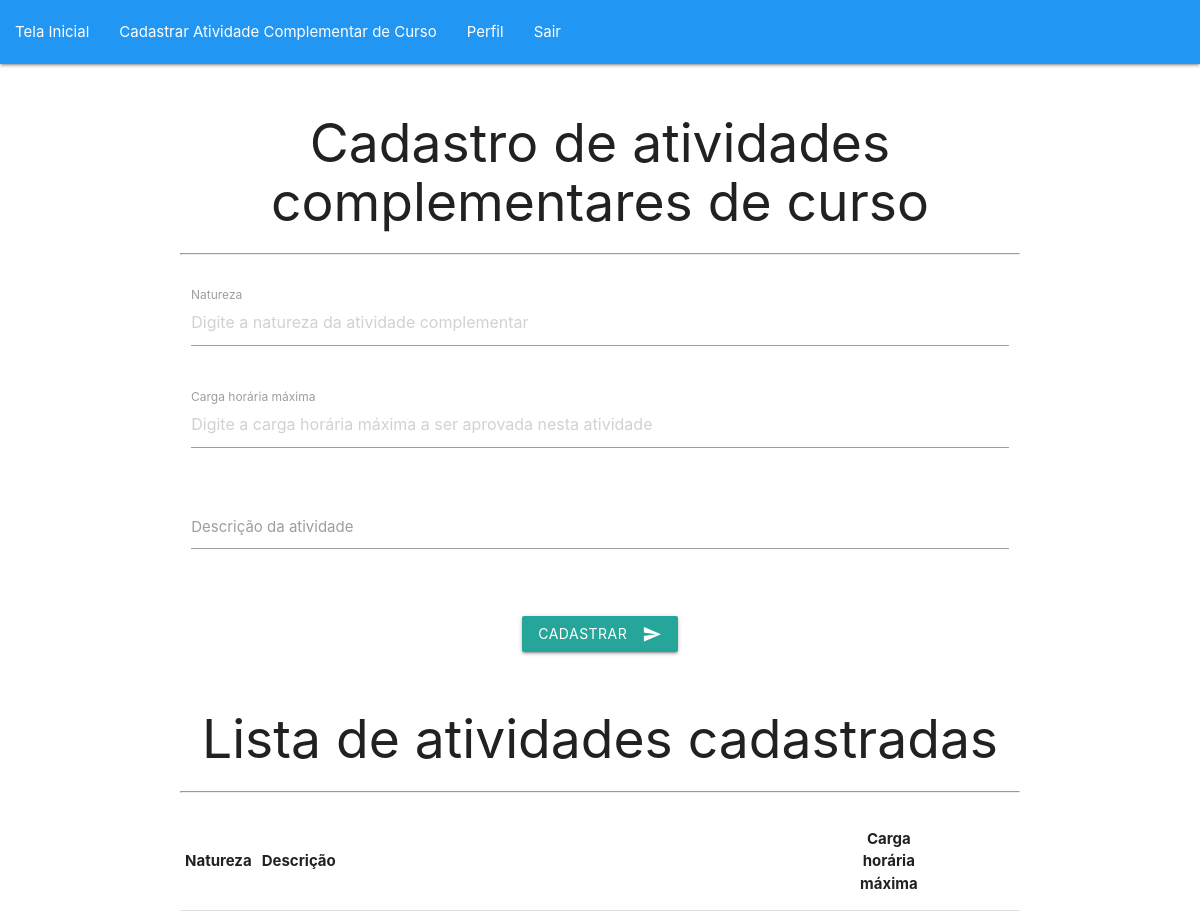
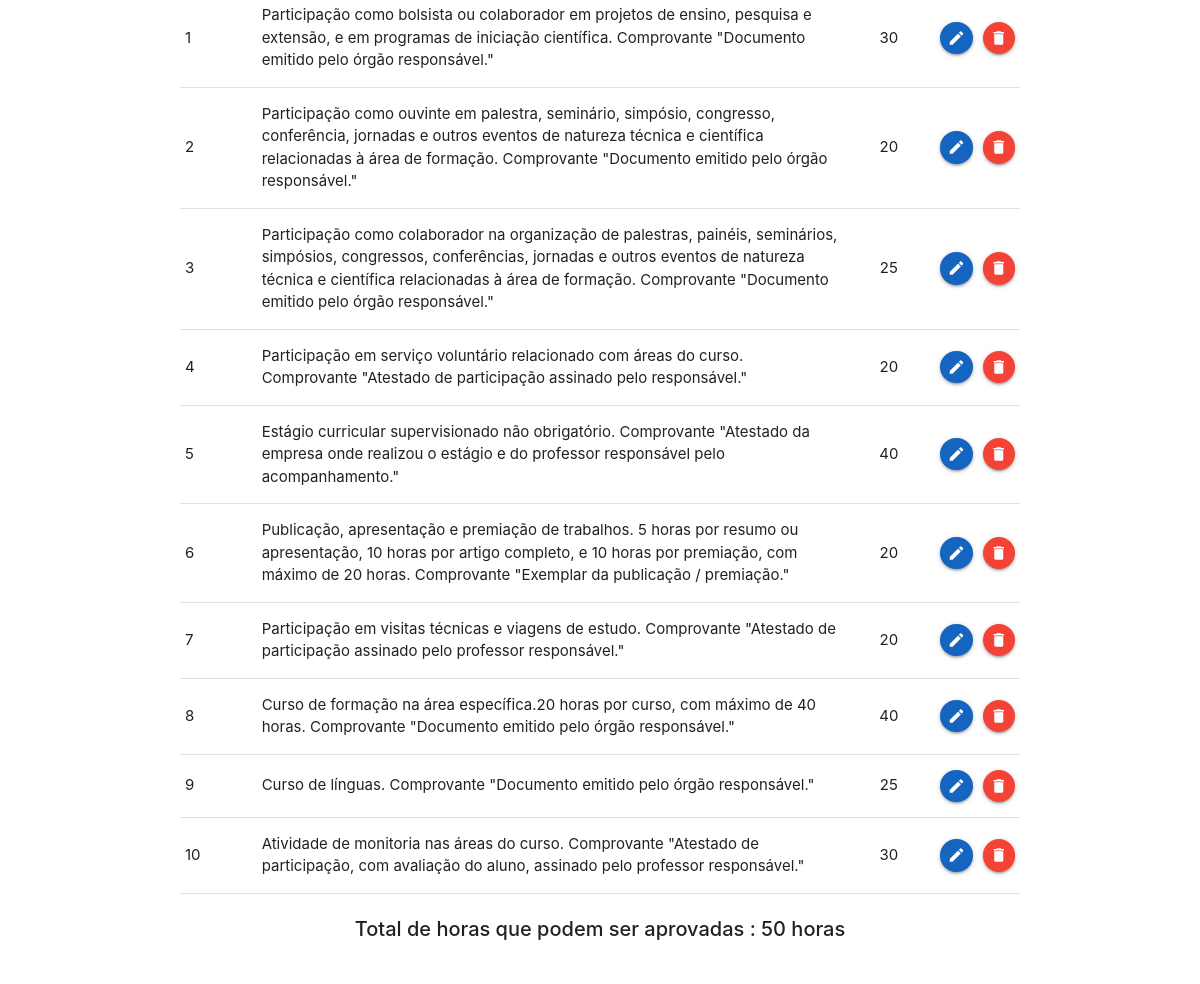
The page /testeCoordenador.php (signed in) on the database its author committed (2 pictures, top to bottom).
### tables this page shows
CREATE TABLE IF NOT EXISTS `atividade_complementar` (
  `id_atividade_complementar` int NOT NULL AUTO_INCREMENT,
  `natureza` int DEFAULT NULL,
  `descricao` text,
  `carga_horaria_maxima` int DEFAULT NULL,
  `id_curso` int DEFAULT NULL,
  PRIMARY KEY (`id_atividade_complementar`),
  KEY `fk_curso_atividade_complementar` (`id_curso`)
);

CREATE TABLE IF NOT EXISTS `curso` (
  `id_curso` int NOT NULL AUTO_INCREMENT,
  `nome_curso` varchar(255) NOT NULL,
  `carga_horaria` int NOT NULL,
  PRIMARY KEY (`id_curso`)
);

### conecta.php (called while the page is built, shortened)
<?php
function excutarSQL($mysql, $sql)
{
    $resultado = mysqli_query($mysql, $sql);
    return $resultado;
}

### testeCoordenador.php (the view, shortened to what this page needs)
<?php
require_once "../conecta.php";
$mysql = conectar();
$sql = "SELECT c.nome_curso, c.carga_horaria, ac.id_atividade_complementar, ac.natureza, ac.descricao, ac.carga_horaria_maxima FROM atividade_complementar ac
INNER JOIN curso c
ON ac.id_curso AND c.id_curso = " . $_SESSION['coordenador'][2] . "
WHERE ac.id_curso = " . $_SESSION['coordenador'][2] . "
;";
$query = excutarSQL($mysql, $sql);
$quantidade = $query->num_rows;
?>
<!DOCTYPE html>
<html lang="pt-br">
<head>
    <link type="text/css" rel="stylesheet" href="../materialize/css/materialize.min.css" media="screen,projection" />
</head>
<body>
    <main>
        <?php
        require_once "../boasPraticas/headerNav.php";
        ?>
        <div class="container">
            <h2 class="center-align">Cadastro de atividades complementares de curso</h2>
            <hr>
            <br>
            <form action="cadastrarAtividade.php" method="post">
                <div class="row">
                    <div class="input-field col s12">
                        <input placeholder="Digite a natureza da atividade complementar" id="natureza" name="natureza" type="text" class="validate" pattern="^\d{1,2}$" required>
                        <label for="natureza">Natureza</label>
                        <span class="helper-text" data-error="O campo deve conter apenas caracteres numéricos com apenas duas casas"></span>
                    </div>
                    <div class="input-field col s12">
                        <input placeholder="Digite a carga horária máxima a ser aprovada nesta atividade" id="carga" name="carga" type="text" class="validate" pattern="^\d{1,3}$" required>
                        <label for="carga">Carga horária máxima</label>
                        <span class="helper-text" data-error="O campo deve conter apenas caracteres numéricos com apenas duas casas"></span>
                    </div>
                    <div class="row">
                        <div class="input-field col s12">
                            <textarea id="textarea1" class="materialize-textarea" name="descricao" class="validate" pattern="^(?!.*').*$" required></textarea>
                            <span class="helper-text" data-error="O campo não pode conter aspas simples"></span>
                            <label for="textarea1">Descrição da atividade</label>
                        </div>
                    </div>
                    <div class="center-align">
                        <a class="waves-effect waves-light btn"><i class="material-icons right">send</i>Cadastrar</a>
                    </div>
            </form>
            <br>
            <h2 class="center-align">Lista de atividades cadastradas</h2>
            <hr>
            <?php
            if ($quantidade == 0) {
            ?>
                <p>Não há atividade cadastradas no sistema!</p>
            <?php
            } else {
            ?>
                <table>
                    <thead>
                        <tr>
                            <th>Natureza</th>
                            <th>Descrição</th>
                            <th class="teste">Carga horária máxima</th>
                            <th colspan="2"></th>
                        </tr>
                    </thead>
                    <tbody>
                        <?php
                        while ($dados = mysqli_fetch_assoc($query)) {
                            echo "<tr>";
                            echo "<td>" . $dados['natureza'] . "</td>";
                            echo "<td>" . $dados['descricao'] . "</td>";
                            echo "<td class=\"teste\">" . $dados['carga_horaria_maxima'] . "</td>";
                            echo '<td> <a href="crudEntrega/formeditEntrega.php?id=' . $dados['id_atividade_complementar'] . '" class="btn-floating btn-small waves-effect waves-light #1565c0 blue darken-3 modal-trigger"><i class="material-icons ">create</i></a> </td>';
                            echo '<td> <a href="#modal' . $dados['id_atividade_complementar'] . '" class="btn-floating btn-small waves-effect waves-light red modal-trigger"><i class="material-icons">delete</i></a> </td>';
                            echo "</tr>";
                        ?>
                        <?php
                        }
                        ?>
                    </tbody>
                </table>
            <?php
            }
            ?>
            <?php
            mysqli_data_seek($query, 0);
            $todas_atividades = mysqli_fetch_assoc($query);
            ?>
            <p class="teste testeP"><strong>Total de horas que podem ser aprovadas : <?php echo $todas_atividades['carga_horaria'] ?> horas </strong></p>
        </div>
    </main>
</body>
</html>

### testeCoordenador.php (style rules this page uses)
body { display: flex; flex-direction: column; min-height: 100vh; margin: 0; }
main { flex: 1 0 auto; }
.container { margin-top: 50px; }
table { margin-top: 20px; }
.teste { justify-content: center; text-align: center; }
.testeP { font-size: 20px; }

### rows shown on the page
atividade_complementar: natureza "1", descricao "Participação como bolsista ou colaborador em projetos de ensino, pesquisa e extensão, e em programas de iniciação científica. Comprovante \"Documento emitido pelo órgão responsável.\"", carga_horaria_maxima "30"
atividade_complementar: natureza "2", descricao "Participação como ouvinte em palestra, seminário, simpósio, congresso, conferência, jornadas e outros eventos de natureza técnica e científica relacionadas à área de formação. Comprovante \"Documento emitido pelo órgão responsável.\"", carga_horaria_maxima "20"
atividade_complementar: natureza "3", descricao "Participação como colaborador na organização de palestras, painéis, seminários, simpósios, congressos, conferências, jornadas e outros eventos de natureza técnica e científica relacionadas à área de formação. Comprovante \"Documento emitido pelo órgão responsável.\"", carga_horaria_maxima "25"
atividade_complementar: natureza "4", descricao "Participação em serviço voluntário relacionado com áreas do curso. Comprovante \"Atestado de participação assinado pelo responsável.\"", carga_horaria_maxima "20"
atividade_complementar: natureza "5", descricao "Estágio curricular supervisionado não obrigatório. Comprovante \"Atestado da empresa onde realizou o estágio e do professor responsável pelo acompanhamento.\"", carga_horaria_maxima "40"
atividade_complementar: natureza "6", descricao "Publicação, apresentação e premiação de trabalhos. 5 horas por resumo ou apresentação, 10 horas por artigo completo, e 10 horas por premiação, com máximo de 20 horas. Comprovante \"Exemplar da publicação / premiação.\"", carga_horaria_maxima "20"
atividade_complementar: natureza "7", descricao "Participação em visitas técnicas e viagens de estudo. Comprovante \"Atestado de participação assinado pelo professor responsável.\"", carga_horaria_maxima "20"
atividade_complementar: natureza "8", descricao "Curso de formação na área específica.20 horas por curso, com máximo de 40 horas. Comprovante \"Documento emitido pelo órgão responsável.\"", carga_horaria_maxima "40"
atividade_complementar: natureza "9", descricao "Curso de línguas. Comprovante \"Documento emitido pelo órgão responsável.\"", carga_horaria_maxima "25"
atividade_complementar: natureza "10", descricao "Atividade de monitoria nas áreas do curso. Comprovante \"Atestado de participação, com avaliação do aluno, assinado pelo professor responsável.\"", carga_horaria_maxima "30"
curso: carga_horaria "50"
